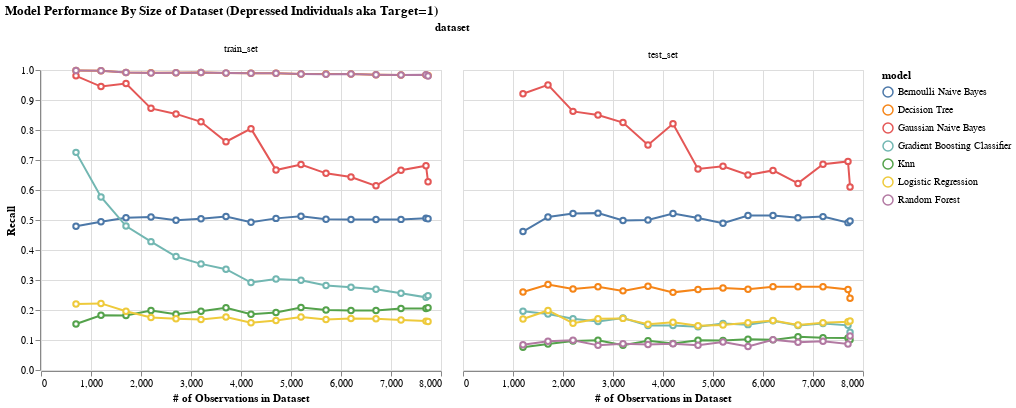

The code cell stored with this chart in its notebook:
### Code cell
dataset_to_plot = performance_all_avg[(performance_all_avg['grouping'] == "depressed_yes") & 
                (performance_all_avg['support'] >= 20)]

chart = create_alt_plot(
    dataset = dataset_to_plot,
    x_col = 'n_obs',
    x_name = '# of Observations in Dataset',
    y_col = 'recall',
    y_name = 'Recall',
    title = 'Model Performance By Size of Dataset (Depressed Individuals aka Target=1)'
)

chart

### Figure 1 — Vega-Lite specification as saved in the notebook (floating-point values rounded to 4 significant figures; data arrays with more than 128 entries replaced by an {"elided": "..."} marker saying what was removed)
{"config": {"view": {"continuousWidth": 400, "continuousHeight": 300}}, "data": {"name": "data-704cf2d5d7baa49c5c18b7b233be01e3"}, "facet": {"field": "dataset", "sort": ["train_set", "test_set"], "type": "nominal"}, "spec": {"mark": {"type": "line", "point": {"filled": false, "fill": "white"}}, "encoding": {"color": {"field": "model", "type": "nominal"}, "x": {"field": "n_obs", "title": "# of Observations in Dataset", "type": "quantitative"}, "y": {"field": "recall", "title": "Recall", "type": "quantitative"}}}, "title": "Model Performance By Size of Dataset (Depressed Individuals aka Target=1)", "$schema": "https://vega.github.io/schema/vega-lite/v4.17.0.json", "datasets": {"data-704cf2d5d7baa49c5c18b7b233be01e3": {"elided": "217 records"}}}
